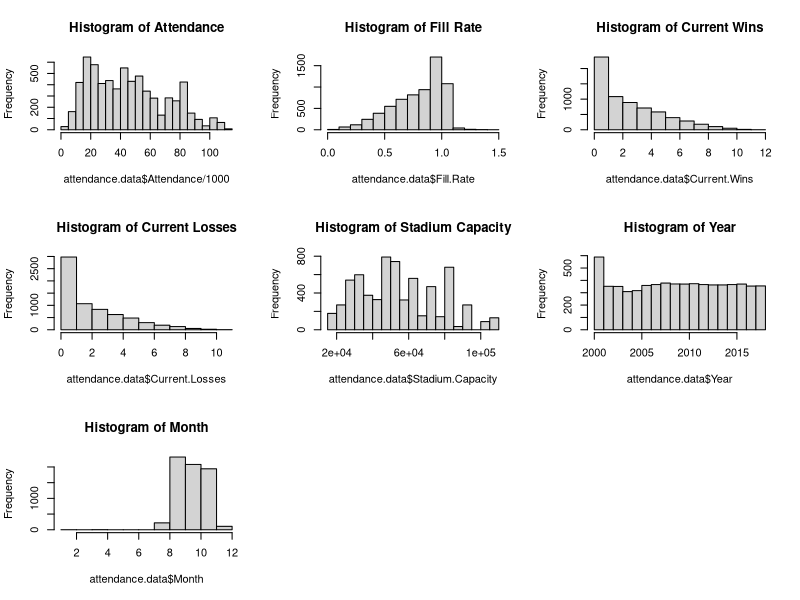
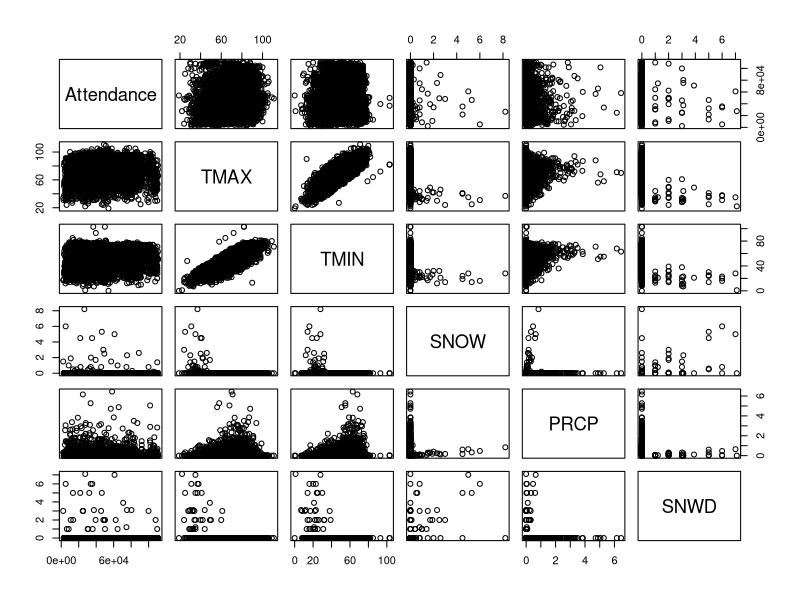
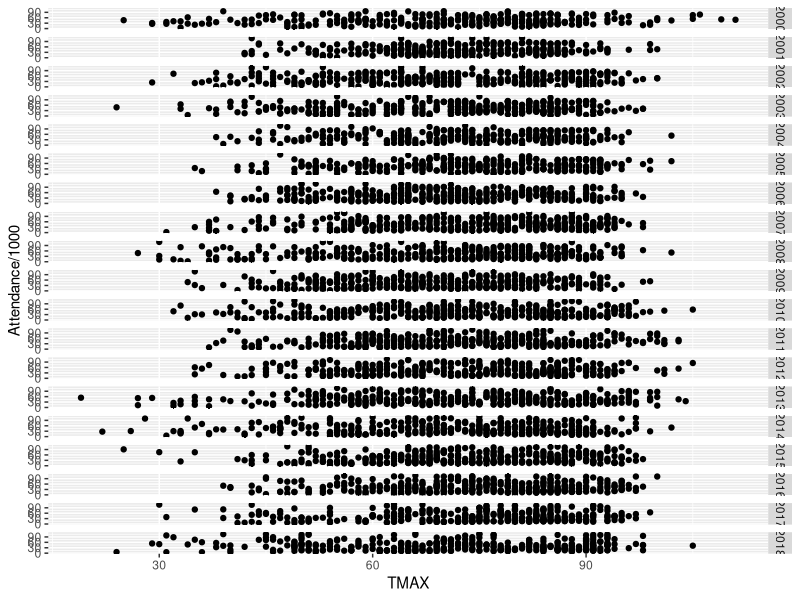
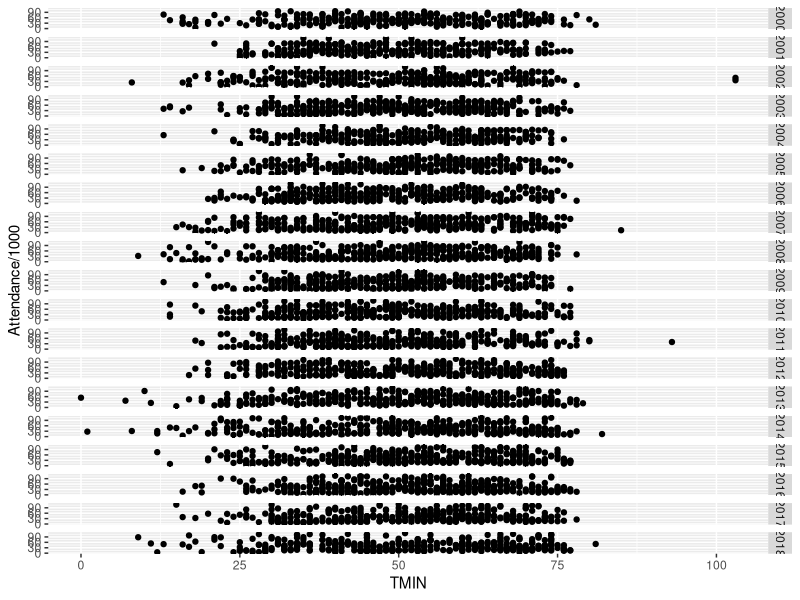
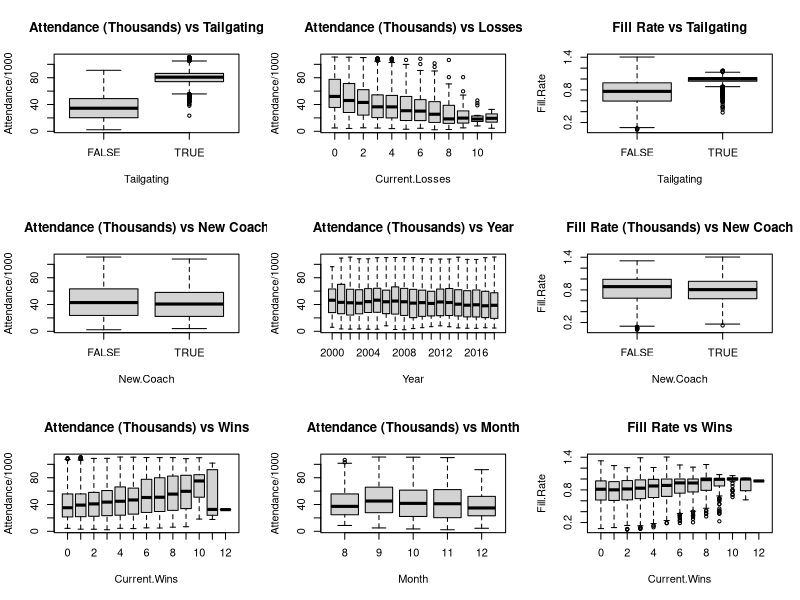
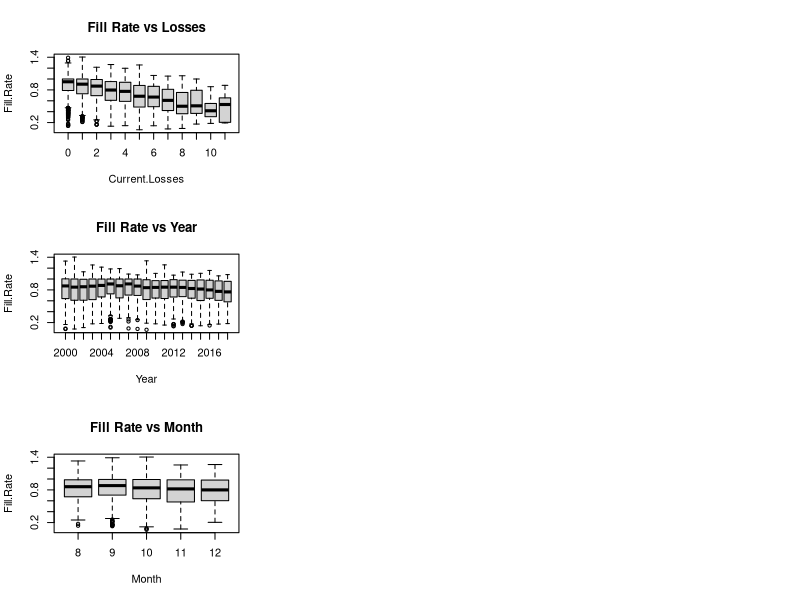

R code for these plots, in order:
## ---- chunk 1
# General set-up for the report.
# I find this useful, but you may improve upon, ignore, or remove
#  (possibly at your own peril).
# Tasks accomplished:
# Don't print out code
# Save results so that code blocks aren't re-run unless code
# changes (cache), _or_ a relevant earlier code block changed (autodep),
# don't clutter R output with messages or warnings (message, warning)
library(MASS)
library(knitr)
library(tidyverse)
library(dplyr)
library(ggthemes)
library(gridExtra)
library(ggplot2)
opts_chunk$set(echo=FALSE,
               cache=TRUE, autodep=TRUE,
               message=FALSE, warning=FALSE)
# Turn off meaningless clutter in summary() output
options(show.signif.stars=FALSE)
## ---- chunk 2
attendance.data = read.csv("CFBeattendance.csv")
newtime = str_split(attendance.data$Time, ":")
## ---- chunk 3
quantile(attendance.data$Attendance, c(0.25, 0.5, 0.75), type = 1, na.rm = TRUE)
quantile(attendance.data$Stadium.Capacity, c(0.25, 0.5, 0.75), type = 1, na.rm = TRUE)
## ---- chunk 4
par(mfrow = c(3,3))
hist(attendance.data$Attendance/1000, breaks = 24,
     main = "Histogram of Attendance")
hist(attendance.data$Fill.Rate, main = "Histogram of Fill Rate")
hist(attendance.data$Current.Wins, main = "Histogram of Current Wins")
hist(attendance.data$Current.Losses, main = "Histogram of Current Losses")
hist(attendance.data$Stadium.Capacity, main = "Histogram of Stadium Capacity")
hist(attendance.data$Year, main = "Histogram of Year")
hist(attendance.data$Month, main = "Histogram of Month")
## ---- chunk 5
attendance.data = attendance.data[-c(5436,5443,5450,5457, 4522, 4524, 4526, 4528, 4530, 4532),]
## ---- chunk 6
attendance.data[4424, 24] = 12

attendance.data$Conference[which(attendance.data$Team=="Oregon State")] = "Pac-12"

attendance.data$Conference[which(attendance.data$Team=="USC")] = "Pac-12"

rutgers = attendance.data[which(attendance.data$Team=="Rutgers"),]
yr = 2000
while(yr<2013){
        rutgers$Conference[which(rutgers$Year==yr)] = "Big East"
        yr = yr+1
}
attendance.data$Conference[which(attendance.data$Team=="Rutgers")] = rutgers$Conference

boston_college = attendance.data[which(attendance.data$Team=="Boston College"),]
yr = 2000
while(yr<2005){
        boston_college$Conference[which(boston_college$Year==yr)] = "Big East"
        yr = yr+1
}
attendance.data$Conference[which(attendance.data$Team=="Boston College")] = boston_college$Conference

smu = attendance.data[which(attendance.data$Team=="SMU"),]
yr = 2005
while(yr<2013){
        smu$Conference[which(smu$Year==yr)] = "CUSA"
        yr = yr+1
}
attendance.data$Conference[which(attendance.data$Team=="SMU")] = smu$Conference

south_alabama = attendance.data[which(attendance.data$Team=="South Alabama"),]
yr = 2013
while(yr<2019){
        south_alabama$Conference[which(south_alabama$Year==yr)] = "Sun Belt"
        yr = yr+1
}
attendance.data$Conference[which(attendance.data$Team=="South Alabama")] = south_alabama$Conference

west_virginia = attendance.data[which(attendance.data$Team=="West Virginia"),]
yr = 2000
while(yr<2012){
        west_virginia$Conference[which(west_virginia$Year==yr)] = "Big East"
        yr = yr+1
}
attendance.data$Conference[which(attendance.data$Team=="West Virginia")] = west_virginia$Conference

memphis = attendance.data[which(attendance.data$Team=="Memphis"),]
memphis$Conference[which(memphis$Year==2013)] = "AAC"
attendance.data$Conference[which(attendance.data$Team=="Memphis")] = memphis$Conference

mid_tennessee = attendance.data[which(attendance.data$Team=="Middle Tennessee"),]
mid_tennessee$Conference[which(mid_tennessee$Year==2001)] = "Sun Belt"
attendance.data$Conference[which(attendance.data$Team=="Middle Tennessee")] = mid_tennessee$Conference

byu = attendance.data[which(attendance.data$Team=="BYU"),]
byu$Conference[which(byu$Year==2011)] = "Independent"
attendance.data$Conference[which(attendance.data$Team=="BYU")] = byu$Conference

fiu = attendance.data[which(attendance.data$Team=="FIU"),]
yr = 2002
while(yr<2005){
        fiu$Conference[which(fiu$Year==yr)] = "FCS"
        yr = yr+1
}
attendance.data$Conference[which(attendance.data$Team=="FIU")] = fiu$Conference

georgia_st = attendance.data[which(attendance.data$Team=="Georgia State"),]
yr = 2011
while(yr<2013){
        georgia_st$Conference[which(georgia_st$Year==yr)] = "FCS"
        yr = yr+1
}
attendance.data$Conference[which(attendance.data$Team=="Georgia State")] = georgia_st$Conference
## ---- chunk 7
pairs(Attendance~TMAX+TMIN+SNOW+PRCP+SNWD, data=attendance.data) #weather
## ---- chunk 8
TemMax <- ggplot(attendance.data, aes(x=TMAX, y=Attendance/1000)) + geom_point()
TemMax + facet_grid(attendance.data$Year)
TemMin <- ggplot(attendance.data, aes(x=TMIN, y=Attendance/1000)) + geom_point()
TemMin + facet_grid(attendance.data$Year)
## ---- chunk 9

boxplot(Attendance/1000~Tailgating,data=attendance.data,
        main = "Attendance (Thousands) vs Tailgating")
boxplot(Attendance/1000~New.Coach,data=attendance.data,
        main = "Attendance (Thousands) vs New Coach")
boxplot(Attendance/1000~Current.Wins,data=attendance.data,
        main = "Attendance (Thousands) vs Wins")
boxplot(Attendance/1000~Current.Losses,data=attendance.data,
        main = "Attendance (Thousands) vs Losses")
boxplot(Attendance/1000~Year, notch=FALSE, varwidth=FALSE, data=attendance.data,
        main = "Attendance (Thousands) vs Year")
boxplot(Attendance/1000~Month,data=attendance.data,
        main = "Attendance (Thousands) vs Month")

boxplot(Fill.Rate~Tailgating,data=attendance.data,
        main = "Fill Rate vs Tailgating")
boxplot(Fill.Rate~New.Coach,data=attendance.data,
        main = "Fill Rate (Thousands) vs New Coach")
boxplot(Fill.Rate~Current.Wins,data=attendance.data,
        main = "Fill Rate vs Wins")
boxplot(Fill.Rate~Current.Losses,data=attendance.data,
        main = "Fill Rate vs Losses")
boxplot(Fill.Rate~Year, notch=FALSE, varwidth=FALSE, data=attendance.data,
        main = "Fill Rate vs Year")
boxplot(Fill.Rate~Month,data=attendance.data,
        main = "Fill Rate vs Month")
